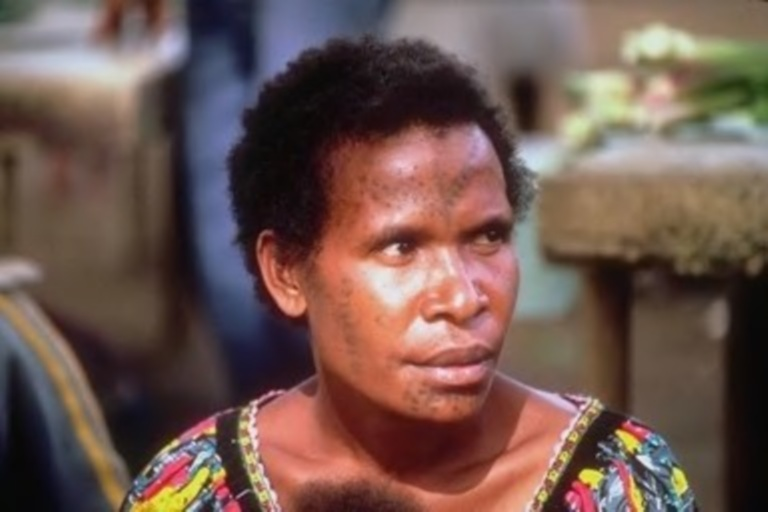
#> input picture assignment8/higher.jpg, 768 x 512 px
$ python global_vs_adaptive.py
#> lines starting #> are read from the running program, lines starting #| are printed output that depends on the picture; after the words box and inside, x2 and y2 are one past the last pixel; in counts of white or black regions, pixels touching at a corner belong together
import cv2
import numpy as np
from matplotlib import pyplot as plt

img = cv2.imread('higher.jpg',0)
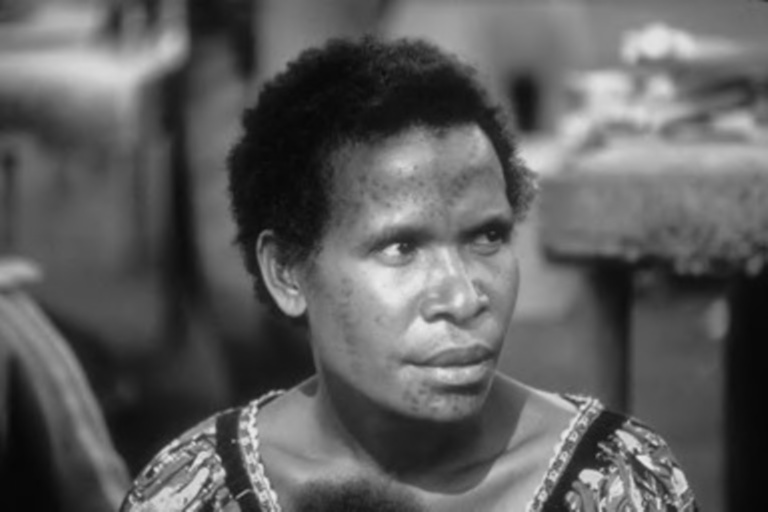
#> img: shape (512, 768); min 6, max 236, mean 93.6
img = cv2.GaussianBlur(img,(5,5),0)

ret,th1 = cv2.threshold(img,127,255,cv2.THRESH_BINARY)
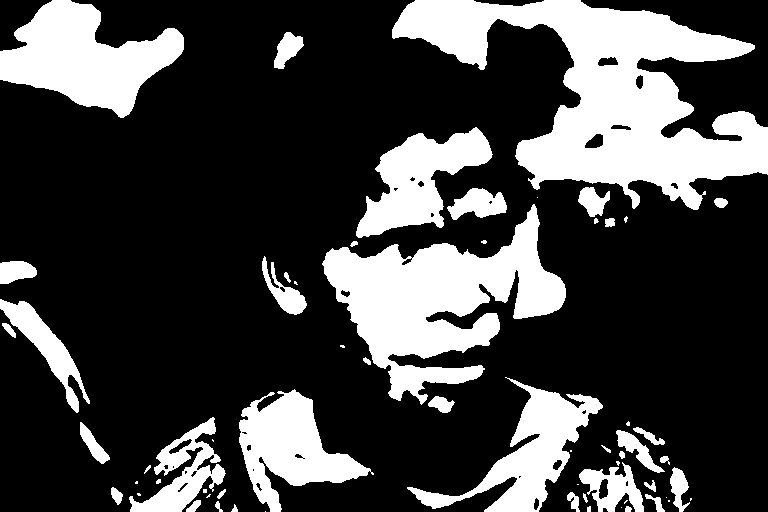
#> th1: shape (512, 768); 26.6% white; 62 white regions (20 under 20 px), largest, box (x1, y1, x2, y2) and area: (392, 0, 768, 210) 34122, (322, 204, 566, 405) 20979, (0, 0, 184, 118) 11758
th2 = cv2.adaptiveThreshold(img,255,cv2.ADAPTIVE_THRESH_MEAN_C,\
            cv2.THRESH_BINARY,11,2)
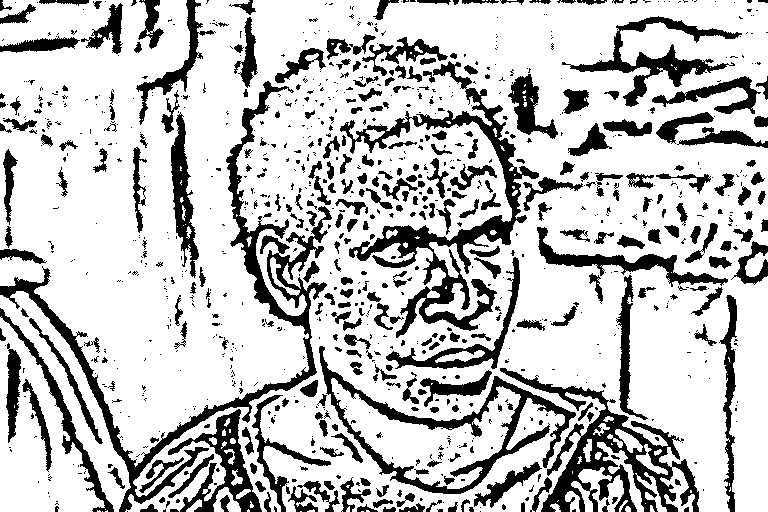
#> th2: shape (512, 768); 76.3% white; 981 black regions (666 under 20 px), largest, box (x1, y1, x2, y2) and area: (0, 81, 332, 512) 10176, (340, 61, 539, 338) 9189, (500, 368, 699, 512) 7285
th3 = cv2.adaptiveThreshold(img,255,cv2.ADAPTIVE_THRESH_GAUSSIAN_C,\
            cv2.THRESH_BINARY,11,2)
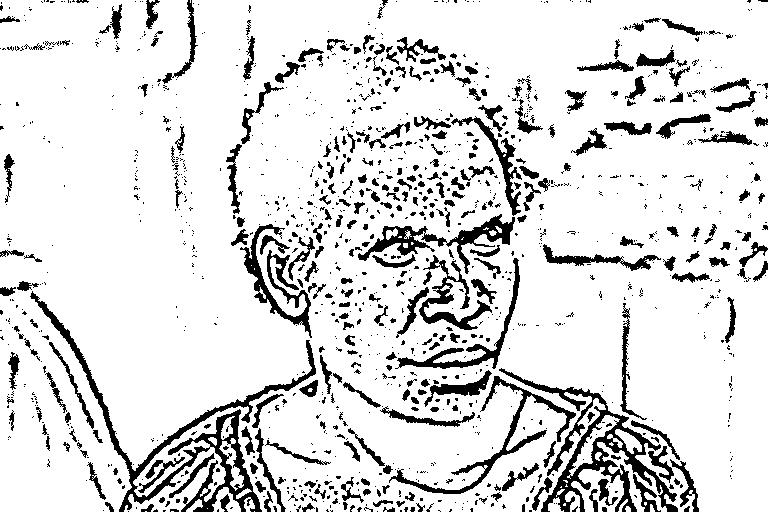
#> th3: shape (512, 768); 86.7% white; 1273 black regions (959 under 20 px), largest, box (x1, y1, x2, y2) and area: (30, 291, 316, 512) 5684, (499, 368, 678, 512) 4652, (358, 214, 515, 274) 2089

titles = ['Denoised Image', 'Global Thresholding (v = 127)',
            'Adaptive Mean Thresholding', 'Adaptive Gaussian Thresholding']
images = [img, th1, th2, th3]

for i in range(4):
    plt.subplot(2,2,i+1),plt.imshow(images[i],'gray')
    plt.title(titles[i])
    plt.xticks([]),plt.yticks([])
plt.show()
